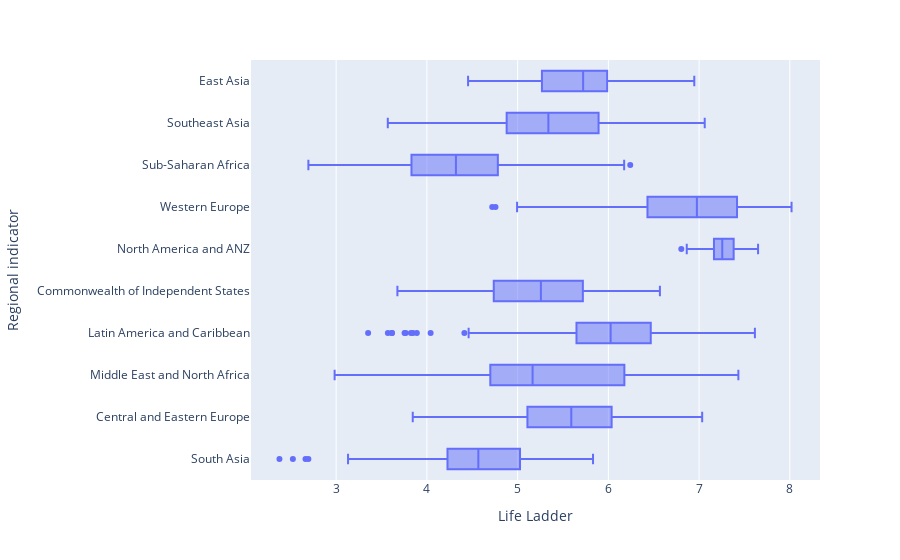

The notebook cell saved with this chart:
### Markdown cell above
***
- Let's see all this better with boxplot.
***

### Code cell
fig = px.box(df, x="Life Ladder", y="Regional indicator", hover_data = df[['Regional indicator','Country name']])
fig.show()

### Figure 1 — Plotly figure (JSON) as saved in the notebook; plotly's stock layout.template omitted (floating-point values rounded to 4 significant figures; data arrays with more than 128 entries replaced by an {"elided": "..."} marker saying what was removed)
{"data": [{"alignmentgroup": "True", "customdata": {"elided": "2085x1 str values"}, "hovertemplate": "Life Ladder=%{x}<br>Regional indicator=%{y}<br>Country name=%{customdata[0]}<extra></extra>", "legendgroup": "", "marker": {"color": "#636efa"}, "name": "", "notched": false, "offsetgroup": "", "orientation": "h", "showlegend": false, "type": "box", "x": {"elided": "2085 float values"}, "x0": " ", "xaxis": "x", "y": {"elided": "2085 str values"}, "y0": " ", "yaxis": "y"}], "layout": {"boxmode": "group", "legend": {"tracegroupgap": 0}, "margin": {"t": 60}, "xaxis": {"anchor": "y", "domain": [0, 1], "title": {"text": "Life Ladder"}}, "yaxis": {"anchor": "x", "domain": [0, 1], "title": {"text": "Regional indicator"}}}}
